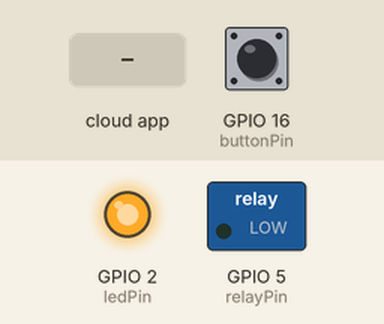
This program was run on a simulated ESP8266 (NodeMCU). On the bench: switched loads named in the program (green lamp = pin HIGH), output pins drawn as LEDs (lit = HIGH). The test bench sets the inputs (shaded band); at power-on: GPIO 16 (buttonPin) HIGH. WiFi joins after 1.5 s; servers stay silent unless stated; what the program prints to the serial monitor is not drawn.

Above: at 2.7 s.
2.8 s: GPIO 16 (buttonPin) pulled LOW for 0.15 s
At 4.0 s:
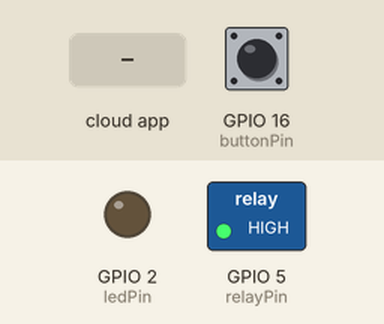
4.4 s: the phone or cloud app sets office.light to 0
At 5.5 s:
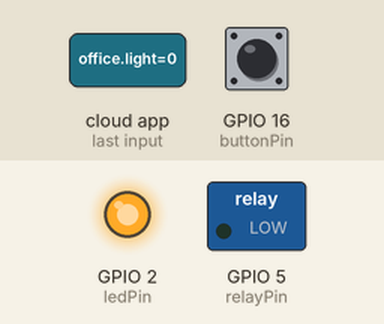
7.4 s: GPIO 16 (buttonPin) pulled LOW for 1 s
9.9 s: GPIO 16 (buttonPin) pulled LOW for 3.2 s
At 10.2 s:
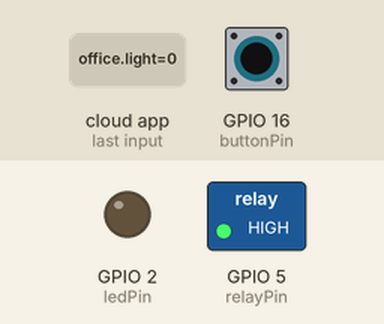
14.6 s: the phone or cloud app sets office.light to 1
Timing chart, 0 to 17.1 s (numbered marks = the images above; inputs shaded):
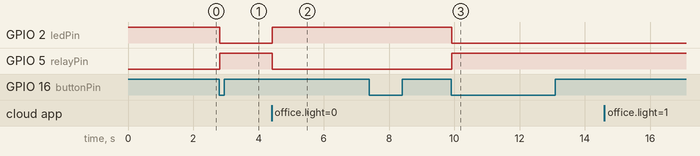

Measured:
- after the input at 2.8 s, GPIO 2 (ledPin): HIGH → LOW at once; GPIO 5 (relayPin): LOW → HIGH at once
- after the input at 4.4 s, GPIO 2 (ledPin): LOW → HIGH at once; GPIO 5 (relayPin): HIGH → LOW at once
- after the input at 7.4 s, every drawn part: stays the same
- after the input at 9.9 s, GPIO 2 (ledPin): HIGH → LOW at once; GPIO 5 (relayPin): LOW → HIGH at once
- after the input at 14.6 s, every drawn part: stays the same

The program:

main.cpp
```cpp
#include <Arduino.h>
#include <fauxmoESP.h>
#include <ESP8266WiFi.h>

// Include file that contains the SSID and password for the WiFi network
#include "credentials.h"


// Instatiate with a false power and button sate.
// This is used for tracking power on/off state between button and Alexa uses.
boolean powerState = false;
int lastButtonState = 0;

// Declare pin position for LED, relay, and push button
#define SERIAL_BAUDRATE 115200
#define relayPin 5 // GPIO 5 = NodeMCU D1
#define relayID "office light"
#define ledPin 2 // GPIO 2 = NodeMCU D4
#define ledID "button LED"
#define buttonPin 16 // GPIO 16 = NodeMCU D0
#define buttonID "button pin"

// Instantiate new fauxmoESP object
fauxmoESP fauxmo;


/***
 * Turn on callback that turns on the relay for the lights
 * and turns off the indicator LED.
 */
void lightsOn()
{
	digitalWrite(relayPin, HIGH); // turn on relay
	digitalWrite(ledPin, LOW); // turn off LED
	Serial.println("Turning on lights");
	powerState = true; // set the power state to on for the toggle
}

/***
 * Turn off callback that turns off the relay for the lights
 * and turns on the indicator LED.
 */
void lightsOff()
{
	digitalWrite(relayPin, LOW); // turn off relay
	digitalWrite(ledPin, HIGH); // turn on LED
	Serial.println("Turning off lights");
	powerState = false; // set the power state to off for the toggle
}

void wifiSetup() {

	// Set WIFI module to STA mode
	WiFi.mode(WIFI_STA);

	// Connect
	Serial.printf("[WIFI] Connecting to %s ", WIFI_SSID);
	WiFi.begin(WIFI_SSID, WIFI_PASS);

	// Wait
	while (WiFi.status() != WL_CONNECTED) {
		Serial.print(".");
		delay(100);
	}
	Serial.println();

	// Connected!
	Serial.printf("[WIFI] STATION Mode, SSID: %s, IP address: %s\n", WiFi.SSID().c_str(), WiFi.localIP().toString().c_str());

}

void setup() {
	Serial.begin(SERIAL_BAUDRATE);

	pinMode(ledPin, OUTPUT);
	pinMode(relayPin, OUTPUT);
	pinMode(buttonPin, INPUT);

	// Write ledPin high at boot so the LED is on when the lights are off.
	digitalWrite(ledPin, HIGH);
	// Write relay pin low at boot so lights remain off when module boots.
	digitalWrite(relayPin, LOW);

	// Run the WiFi setup function and connect to the specified WiFi network.
    wifiSetup();


    // By default, fauxmoESP creates it's own webserver on the defined port
    // The TCP port must be 80 for gen3 devices (default is 1901)
    // This has to be done before the call to enable()
    fauxmo.createServer(true); // not needed, this is the default value
    fauxmo.setPort(80); // This is required for gen3 devices

    // You have to call enable(true) once you have a WiFi connection
    // You can enable or disable the library at any moment
    // Disabling it will prevent the devices from being discovered and switched
    fauxmo.enable(true);

    // You can use different ways to invoke alexa to modify the devices state:
    // "Alexa, turn yellow lamp on"
    // "Alexa, turn on yellow lamp
    // "Alexa, set yellow lamp to fifty" (50 means 50% of brightness, note, this example does not use this functionality)
	// Add virtual devices
    fauxmo.addDevice(relayID);


	fauxmo.onSetState([](unsigned char device_id, const char * device_name, bool state, unsigned char value) {

        // Callback when a command from Alexa is received.
        // You can use device_id or device_name to choose the element to perform an action onto (relay, LED,...)
        // State is a boolean (ON/OFF) and value a number from 0 to 255 (if you say "set kitchen light to 50%" you will receive a 128 here).
        // Just remember not to delay too much here, this is a callback, exit as soon as possible.
        // If you have to do something more involved here set a flag and process it in your main loop.

        Serial.printf("[MAIN] Device #%d (%s) state: %s value: %d\n", device_id, device_name, state ? "ON" : "OFF", value);

        // Checking for device_id is simpler if you are certain about the order they are loaded and it does not change.
        // Otherwise comparing the device_name is safer.

        digitalWrite(relayPin, state ? HIGH : LOW);
		digitalWrite(ledPin, state ? LOW : HIGH);

    });


}

void loop() {
	// fauxmoESP uses an async TCP server but a sync UDP server
    // Therefore, we have to manually poll for UDP packets
	fauxmo.handle();


	// This is a sample code to output free heap every 5 seconds
    // This is a cheap way to detect memory leaks
    static unsigned long last = millis();
    if (millis() - last > 5000) {
        last = millis();
        Serial.printf("[MAIN] Free heap: %d bytes\n", ESP.getFreeHeap());
    }

    // If your device state is changed by any other means (MQTT, physical button,...)
    // you can instruct the library to report the new state to Alexa on next request:
    // fauxmo.setState(ID_YELLOW, true, 255);

	// check if button is a new press or a continuation from last loop.
	if ((digitalRead(buttonPin) == LOW) && (lastButtonState == 1))
	{
		lastButtonState = 0;
		if(!powerState)
		{
			lightsOn(); // call lightsOn() if lights are off
		}
		else
		{
			lightsOff(); // call lightsOff() if lights are on
		}
	}
	else if ((digitalRead(buttonPin) == HIGH) && (lastButtonState == 0))
	{
		lastButtonState = 1; // button released
	}
  delay(100); // button bounce delay
}
```

credentials.sample.h
```cpp
#define WIFI_SSID "..."
#define WIFI_PASS "..."
```
